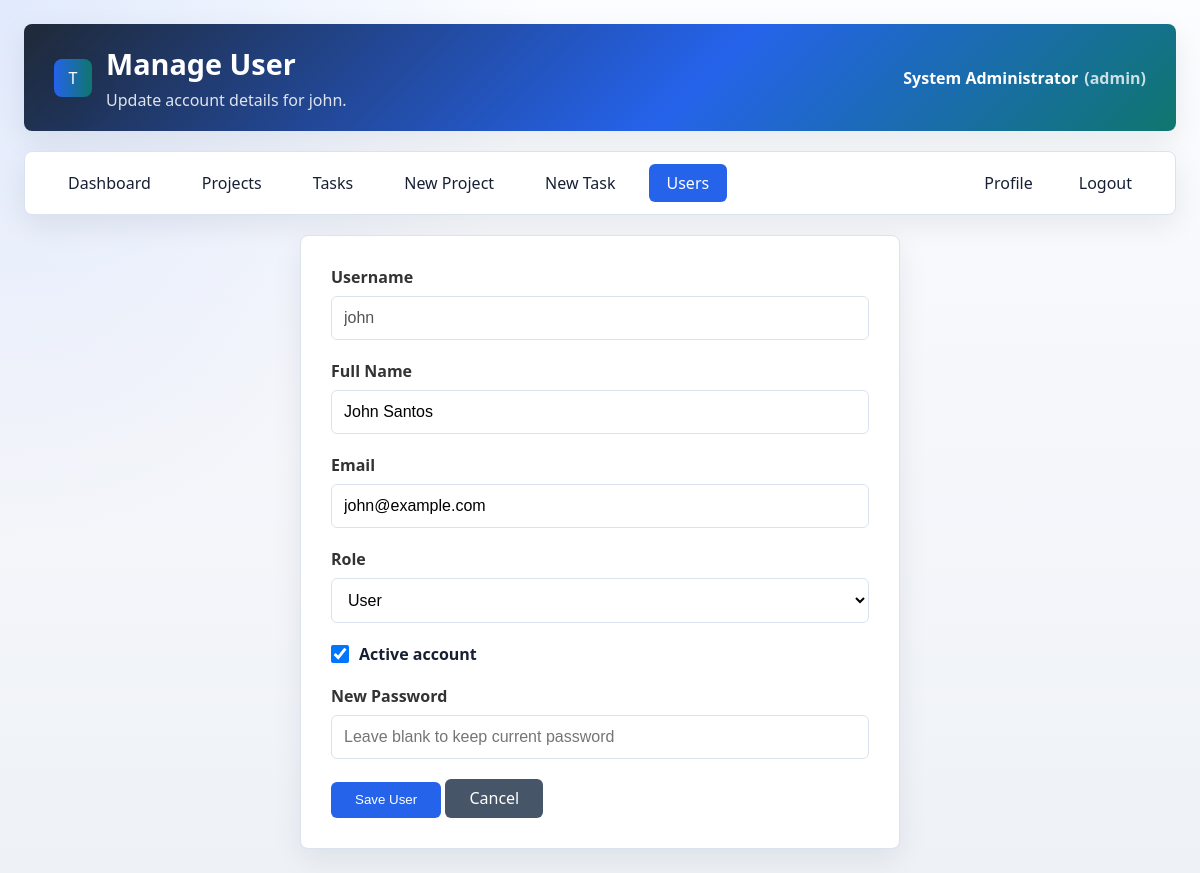
The page /user_edit.php?id=2 (signed in) on the database its author committed.
### tables this page shows
CREATE TABLE IF NOT EXISTS users (
    id INT AUTO_INCREMENT PRIMARY KEY,
    username VARCHAR(40) NOT NULL UNIQUE,
    email VARCHAR(120) NOT NULL UNIQUE,
    fullname VARCHAR(120) NOT NULL,
    password VARCHAR(255) NOT NULL,
    role ENUM('admin','user') NOT NULL DEFAULT 'user',
    active TINYINT(1) NOT NULL DEFAULT 1,
    created_at TIMESTAMP DEFAULT CURRENT_TIMESTAMP
);

### user_edit.php (the view, shortened to what this page needs)
<?php
require_once 'config/database.php';
$id = isset($_GET['id']) ? (int)$_GET['id'] : 0;
$stmt = $conn->prepare("SELECT * FROM users WHERE id = ? LIMIT 1");
$stmt->bind_param("i", $id);
$stmt->execute();
$user = $stmt->get_result()->fetch_assoc();
$allowedRoles = ['admin', 'user'];
$activeChecked = (int)$user['active'] === 1;
?>
<!DOCTYPE html>
<html lang="en">
<head>
    <link rel="stylesheet" href="css/style.css">
</head>
<body class="app-page">
<div class="container">
    <?php echo appHeader('Manage User', 'Update account details for ' . $user['username'] . '.'); ?>
    <?php echo appNav('users'); ?>
    <div class="form-container">
        <form method="POST">
            <div class="form-group"><label>Username</label><input type="text" value="<?php echo e($user['username']); ?>" disabled></div>
            <div class="form-group"><label>Full Name</label><input type="text" name="fullname" value="<?php echo e($_POST['fullname'] ?? $user['fullname']); ?>" required></div>
            <div class="form-group"><label>Email</label><input type="email" name="email" value="<?php echo e($_POST['email'] ?? $user['email']); ?>" required></div>
            <div class="form-group"><label>Role</label><select name="role">
                <?php $selectedRole = $_POST['role'] ?? $user['role']; ?>
                <?php foreach ($allowedRoles as $role): ?>
                    <option value="<?php echo e($role); ?>" <?php echo $selectedRole === $role ? 'selected' : ''; ?>><?php echo e(ucfirst($role)); ?></option>
                <?php endforeach; ?>
            </select></div>
            <div class="form-check"><input type="checkbox" id="active" name="active" <?php echo $activeChecked ? 'checked' : ''; ?>><label for="active">Active account</label></div>
            <div class="form-group"><label>New Password</label><input type="password" name="new_password" placeholder="Leave blank to keep current password"></div>
            <button type="submit" class="btn btn-primary">Save User</button>
            <a href="users.php" class="btn btn-secondary">Cancel</a>
        </form>
    </div>
</div>
</body>
</html>

### config/database.php (shortened to what this page needs)
<?php
$host = 'localhost';
$user = 'root';
$pass = '';
$db = 'taskflow';
try {
    $conn = new mysqli($host, $user, $pass);
    $conn->set_charset('utf8mb4');
    $conn->query("CREATE DATABASE IF NOT EXISTS `$db` CHARACTER SET utf8mb4 COLLATE utf8mb4_unicode_ci");
    $conn->select_db($db);
} catch (mysqli_sql_exception $e) {
    http_response_code(500);
    die("Database connection failed. Please check that MySQL is running.");
}
function e($value) {
    return htmlspecialchars((string)$value, ENT_QUOTES, 'UTF-8');
}
function isAdmin() {
    return isset($_SESSION['role']) && $_SESSION['role'] === 'admin';
}
function enforceSessionTimeout($seconds = 1800) {
    $lastActivity = (int)($_SESSION['last_activity'] ?? 0);
    return true;
}
function refreshSessionUser() {
    global $conn;
    $userId = (int)$_SESSION['user_id'];
    $stmt = $conn->prepare("SELECT username, fullname, role, active FROM users WHERE id = ? LIMIT 1");
    $stmt->bind_param("i", $userId);
    $stmt->execute();
    $user = $stmt->get_result()->fetch_assoc();
    return true;
}
function currentUserFullname() {
    refreshSessionUser();
    return $_SESSION['fullname'] ?? $_SESSION['username'] ?? 'User';
}
function currentUserRole() {
    refreshSessionUser();
    return $_SESSION['role'] ?? 'user';
}
function appHeader($title, $subtitle = '', $aside = '') {
    $subtitleHtml = $subtitle !== '' ? '<p>' . e($subtitle) . '</p>' : '';
    $asideHtml = $aside !== '' ? $aside : '<div class="header-user">' . e(currentUserFullname()) . ' <span>(' . e(currentUserRole()) . ')</span></div>';
    return '<div class="header app-header"><div class="header-main"><span class="brand-icon" aria-hidden="true">T</span><div><h1>' . e($title) . '</h1>' . $subtitleHtml . '</div></div>' . $asideHtml . '</div>';
}
function appNav($active = '') {
    $items = [
        'dashboard' => ['Dashboard', 'dashboard.php'],
        'projects' => ['Projects', 'projects.php'],
        'tasks' => ['Tasks', 'tasks.php'],
    ];
    if (isAdmin()) {
        $items['project_create'] = ['New Project', 'project_create.php'];
        $items['task_create'] = ['New Task', 'task_create.php'];
        $items['users'] = ['Users', 'users.php'];
    }
    $html = '<div class="nav app-nav">';
    foreach ($items as $key => $item) {
        [$label, $href] = $item;
        $class = $active === $key ? ' class="active"' : '';
        $html .= '<a href="' . e($href) . '"' . $class . '>' . e($label) . '</a>';
    }
    $html .= '<div class="nav-account"><a href="profile.php"' . ($active === 'profile' ? ' class="active"' : '') . '>Profile</a><a href="logout.php">Logout</a></div></div>';
    return $html;
}
?>

### css/style.css (style rules this page uses)
* { margin: 0; padding: 0; box-sizing: border-box; }
body { font-family: 'Segoe UI', Tahoma, Geneva, Verdana, sans-serif; background: #f0f2f5; color: #20242a; }
.container { max-width: 1300px; margin: 0 auto; padding: 20px; }
.header { background: linear-gradient(135deg, #1e3c72 0%, #2a5298 100%); color: white; padding: 20px 30px; border-radius: 15px; margin-bottom: 20px; display: flex; justify-content: space-between; align-items: center; flex-wrap: wrap; }
.header h1 { font-size: 1.8em; }
.nav { background: white; padding: 12px 25px; border-radius: 12px; margin-bottom: 20px; display: flex; gap: 15px; flex-wrap: wrap; box-shadow: 0 2px 5px rgba(0,0,0,0.1); }
.nav a { text-decoration: none; color: #1e3c72; padding: 8px 18px; border-radius: 8px; transition: all 0.3s; font-weight: 500; }
.nav a:hover, .nav a.active { background: #1e3c72; color: white; }
.form-container { max-width: 600px; margin: 0 auto; background: white; padding: 30px; border-radius: 15px; box-shadow: 0 2px 10px rgba(0,0,0,0.1); }
.form-group { margin-bottom: 20px; }
.form-group label { display: block; margin-bottom: 8px; font-weight: 600; color: #333; }
.form-group input, .form-group textarea, .form-group select { width: 100%; padding: 12px; border: 2px solid #e0e0e0; border-radius: 8px; font-size: 1em; }
.btn { display: inline-block; padding: 10px 24px; border: none; border-radius: 8px; cursor: pointer; text-decoration: none; font-weight: 500; transition: all 0.3s; }
.btn-primary { background: #1e3c72; color: white; }
.btn-secondary { background: #6c757d; color: white; }
:root { --bg: #f6f7fb; --surface: #ffffff; --surface-2: #f8fafc; --text: #172033; --muted: #64748b; --border: #dbe3ef; --primary: #2563eb; --primary-dark: #1d4ed8; --success: #15803d; --warning: #b45309; --danger: #b91c1c; --teal: #0f766e; --shadow: 0 10px 30px rgba(15, 23, 42, 0.08); --gradient-brand: linear-gradient(135deg, #1f2937 0%, #2563eb 58%, #0f766e 100%); --gradient-progress: linear-gradient(90deg, var(--primary), var(--teal)); --gradient-auth: linear-gradient(135deg, rgba(15, 23, 42, 0.9), rgba(37, 99, 235, 0.74)); }
body { background: radial-gradient(circle at top left, rgba(37, 99, 235, 0.12), transparent 34rem), linear-gradient(180deg, #fbfdff 0%, var(--bg) 45%, #eef2f7 100%); color: var(--text); }
.container { padding: 24px; }
.header { background: var(--gradient-brand); border-radius: 8px; box-shadow: var(--shadow); gap: 14px; }
.app-page { min-height: 100vh; }
.app-header { align-items: stretch; }
.header-main { display: flex; align-items: center; gap: 14px; min-width: 0; }
.header-main h1 { overflow-wrap: anywhere; }
.header-user { display: flex; align-items: center; justify-content: flex-end; color: white; font-weight: 700; }
.header-user span { color: rgba(255, 255, 255, 0.78); margin-left: 6px; font-weight: 600; }
.header h1 { letter-spacing: 0; }
.header p { color: rgba(255, 255, 255, 0.86); margin-top: 6px; max-width: 760px; }
.nav { border: 1px solid var(--border); border-radius: 8px; box-shadow: var(--shadow); align-items: center; }
.nav a { color: var(--text); border-radius: 6px; }
.nav a:hover, .nav a.active { background: var(--primary); color: white; }
.section, .stat-card, .form-container, .login-container { border: 1px solid var(--border); border-radius: 8px; box-shadow: var(--shadow); }
.form-group input, .form-group textarea, .form-group select { border: 1px solid var(--border); border-radius: 6px; background: white; }
.form-check { display: flex; align-items: center; gap: 10px; margin: 0 0 20px; color: var(--text); font-weight: 600; }
.form-check input { width: 18px; height: 18px; }
.btn { border-radius: 6px; line-height: 1.2; }
.btn-primary { background: var(--primary); }
.btn-secondary { background: #475569; }
.brand-icon { width: 38px; height: 38px; border-radius: 8px; background: var(--gradient-progress); color: white; display: grid; place-items: center; box-shadow: var(--shadow); }
.nav-account { margin-left: auto; display: flex; gap: 10px; flex-wrap: wrap; }

### rows shown on the page
users: fullname "System Administrator", username "admin"
users: username "john", fullname "John Santos", email "john@example.com", role "User", active "☑"

### other values the page prints
$title "Manage User"
$subtitle "Update account details for john."
$label "Dashboard"
$label "Projects"
$label "Tasks"
$label "New Project"
$label "New Task"
$label "Users"
